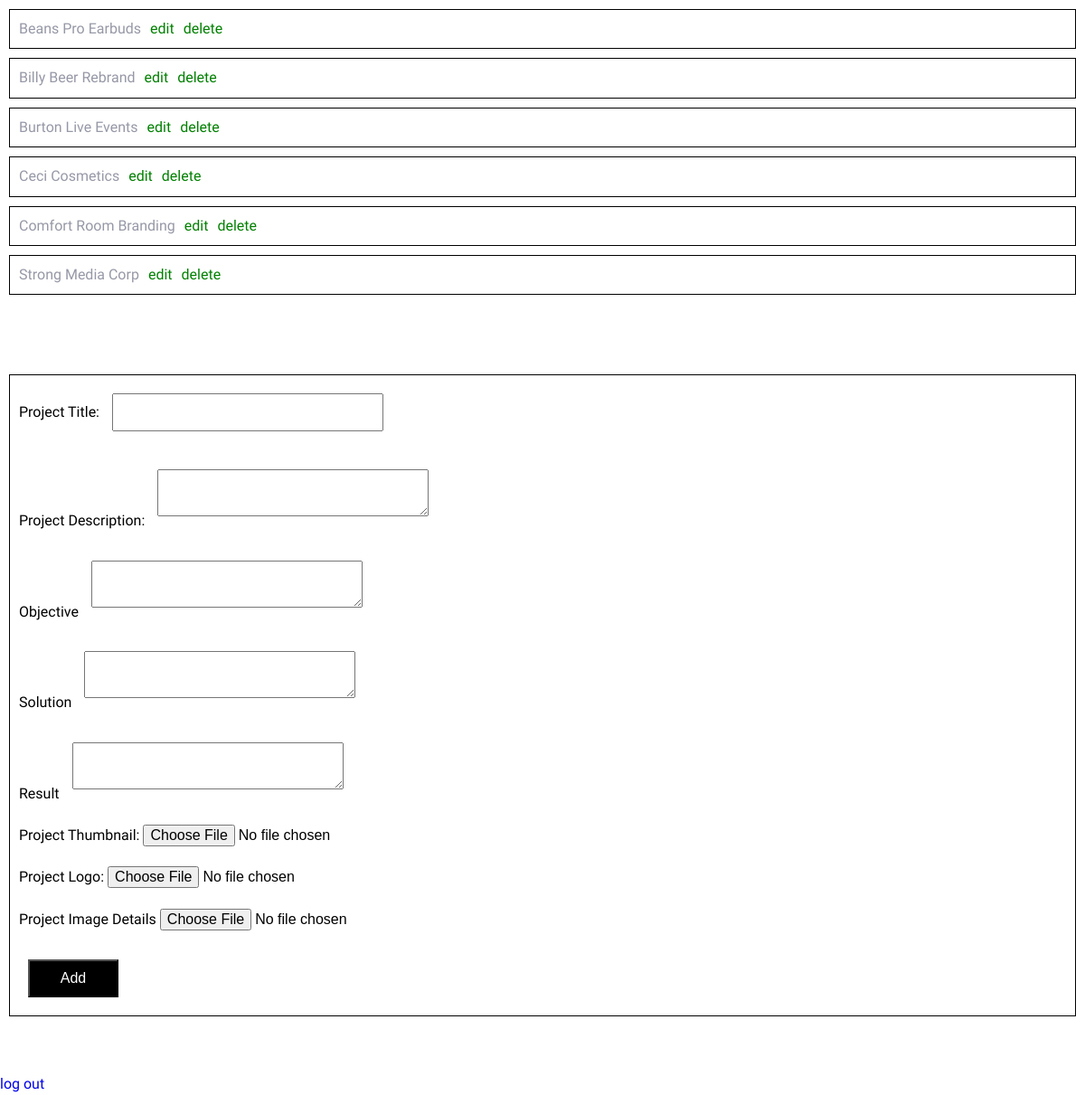
Page /admin/project_list.php (signed in) on the earlier database version.
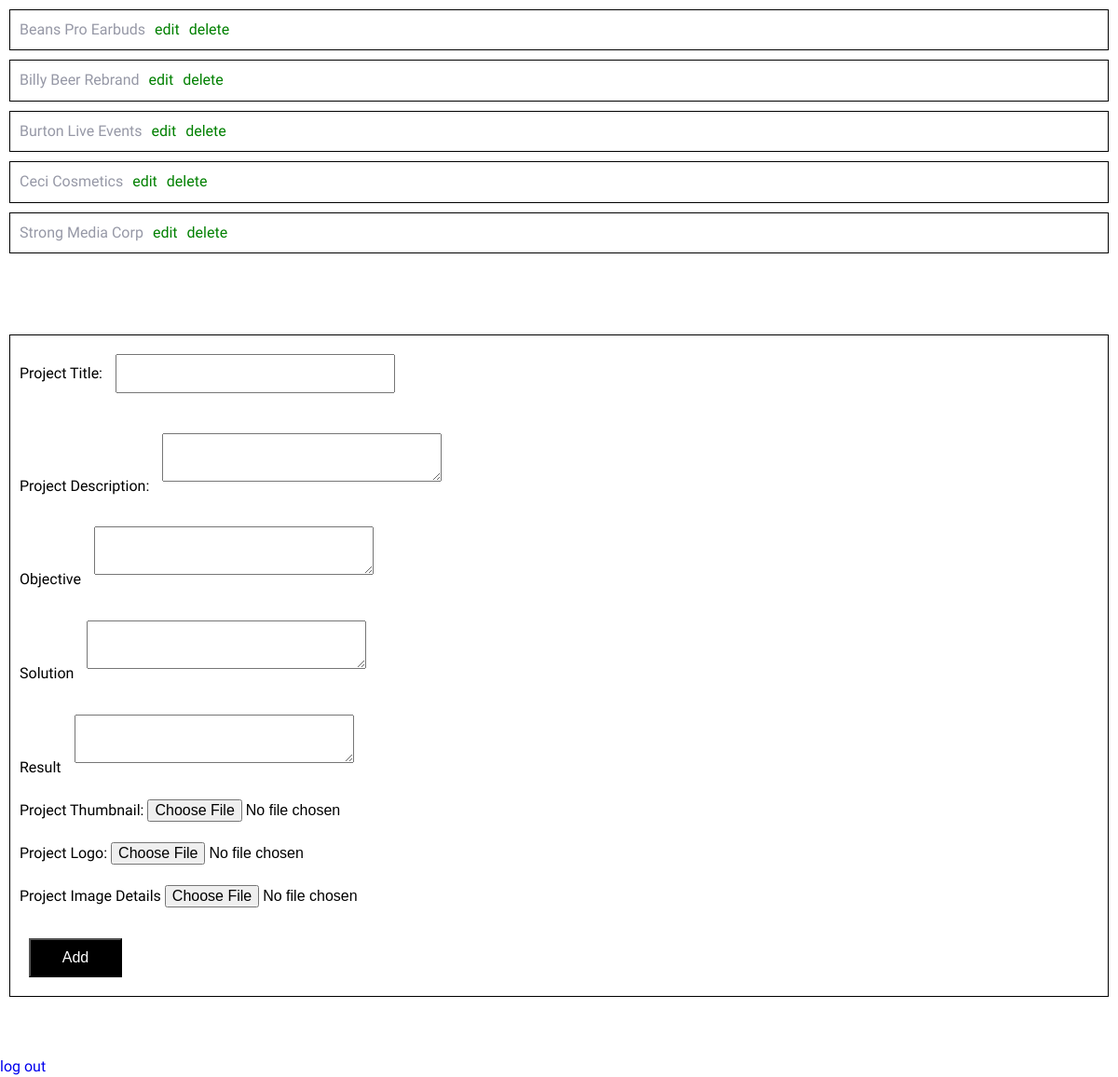
Same page on the later database version.
### tables this page shows
CREATE TABLE `projects` (
  `id` int(11) NOT NULL,
  `title` varchar(255) NOT NULL,
  `description` varchar(5000) DEFAULT NULL,
  `image_url` varchar(255) DEFAULT NULL
);

### admin/project_list.php (the view, shortened to what this page needs)
<!DOCTYPE html>
<html lang="en">
<?php
require_once('../includes/connect.php');
$stmt = $connection->prepare('SELECT id,title FROM projects ORDER BY title ASC');
$stmt->execute();
?>
<head>
    <link rel="stylesheet" href="../css/main.css" type="text/css">
</head>
<body>
    <?php
    while ($row = $stmt->fetch(PDO::FETCH_ASSOC)) {
        echo '<p class="project-list">' .
            $row['title'] .
            '<a href="edit_project_form.php?id=' . $row['id'] . '">edit</a>' .
            '<a href="delete_project.php?id=' . $row['id'] . '">delete</a></p>';
    }
    ?>
    <br>
    <h3>Add a New Project</h3>
    <form action="add_project.php" method="post">
        <label for="title">Project Title: </label>
        <input name="title" type="text" required><br><br>
        <label for="desc">Project Description: </label>
        <textarea name="desc" required></textarea><br><br>
        <label for="objective">Objective</label>
        <textarea name="objective" type="text" required></textarea><br><br>
        <label for="solution">Solution</label>
        <textarea name="solution" type="text" required></textarea><br><br>
        <label for="result">Result</label>
        <textarea name="result" type="text" required></textarea><br><br>
        <label for="thumb">Project Thumbnail: </label>
        <input name="thumb" type="file" required><br><br>
        <label for="logo">Project Logo: </label>
        <input name="logo" type="file" optional><br><br>
        <label for="imagedetails">Project Image Details</label>
        <input name="imagedetails" type="file" optional></input><br><br>
        <input name="submit" type="submit" value="Add">
    </form>
    <br><br><br>
    <a href="logout.php">log out</a>
</body>
</html>

Differences in the rows shown:
removed projects: title "Comfort Room Branding"
